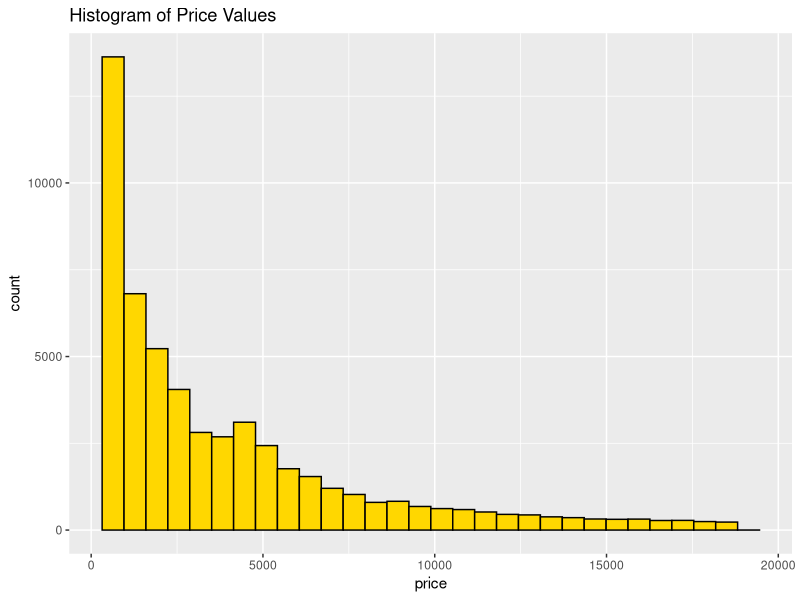
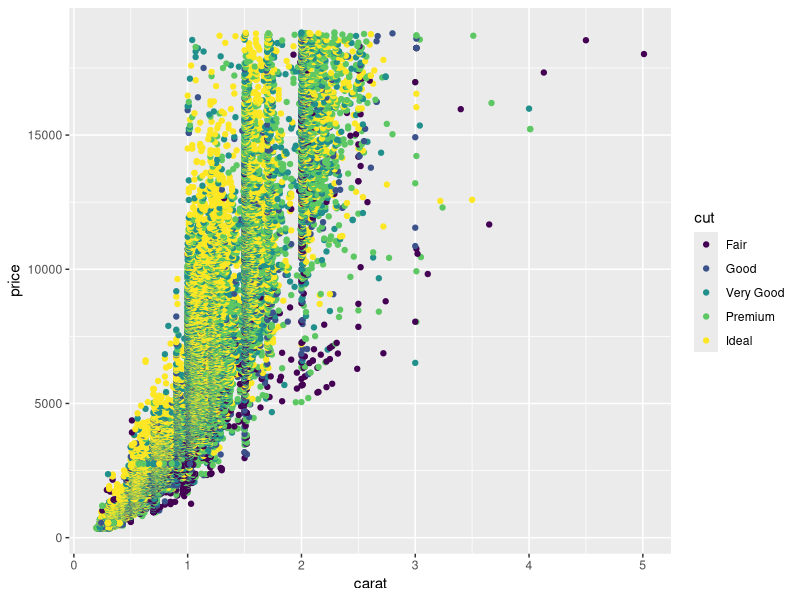
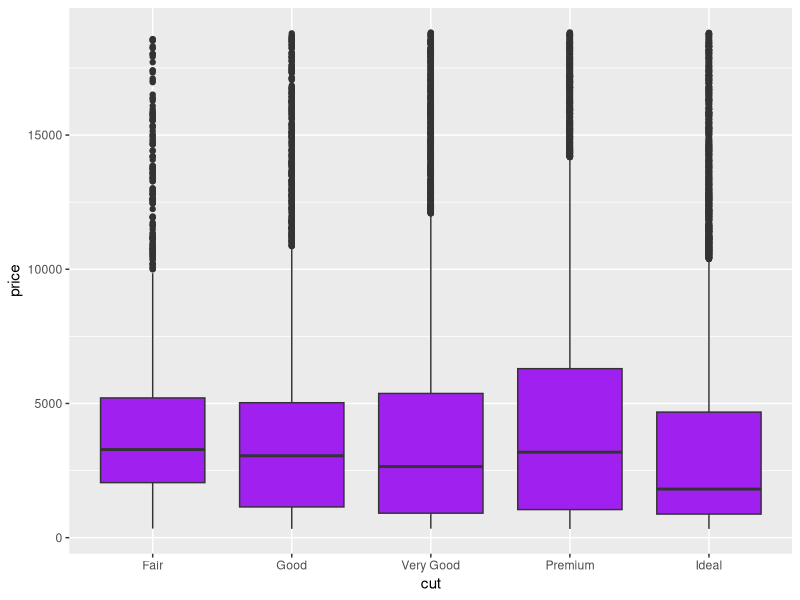

Reproduce these figures in R, in order.
# install package tidyverse
install.packages("tidyverse")
library(tidyverse)

# load dataset
data(diamonds)

# view first six rows  of diamonds datset
head(diamonds)

# summarize diamonds dataset
summary(diamonds)

# display rows and columns
dim(diamonds)


# create histogram for values for price
ggplot(data = diamonds, aes(x = price)) +
  geom_histogram(fill = "gold", color = "black") +
  ggtitle("Histogram of Price Values")

# create scatterplot of carat vs.price, using cut as color variable
ggplot(data=diamonds, mapping = aes(x=carat, y=price, color=cut)) +
  geom_point()

# create scatterplot of price, grouped by cut
ggplot(data=diamonds, aes(x=cut, y=price)) +
  geom_boxplot(fill="purple")

# create correlation matrix of (rounded to 2 decimal places)
round(cor(diamonds[c("carat", "depth", "table", "price", "x", "y", "z")]), 2)

# count total missing values in each column
sapply(diamonds, function(x) sum(is.na(x)))
